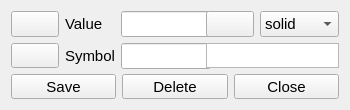
<?xml version="1.0" encoding="UTF-8"?>
<ui version="4.0">
 <class>AspDialog</class>
 <widget class="QDialog" name="AspDialog">
  <property name="geometry">
   <rect>
    <x>0</x>
    <y>0</y>
    <width>350</width>
    <height>110</height>
   </rect>
  </property>
  <property name="minimumSize">
   <size>
    <width>350</width>
    <height>110</height>
   </size>
  </property>
  <property name="maximumSize">
   <size>
    <width>350</width>
    <height>110</height>
   </size>
  </property>
  <property name="font">
   <font>
    <pointsize>11</pointsize>
   </font>
  </property>
  <property name="windowTitle">
   <string/>
  </property>
  <property name="locale">
   <locale language="English" country="UnitedStates"/>
  </property>
  <layout class="QGridLayout" name="gridLayout">
   <item row="0" column="0">
    <widget class="QPushButton" name="resetButton">
     <property name="sizePolicy">
      <sizepolicy hsizetype="Fixed" vsizetype="Fixed">
       <horstretch>0</horstretch>
       <verstretch>0</verstretch>
      </sizepolicy>
     </property>
     <property name="focusPolicy">
      <enum>Qt::NoFocus</enum>
     </property>
     <property name="toolTip">
      <string>&lt;html&gt;&lt;head/&gt;&lt;body&gt;&lt;p&gt;Reset&lt;/p&gt;&lt;/body&gt;&lt;/html&gt;</string>
     </property>
     <property name="text">
      <string/>
     </property>
     <property name="icon">
      <iconset resource="../resource.qrc">
       <normaloff>:/24x24/redo.png</normaloff>:/24x24/redo.png</iconset>
     </property>
     <property name="iconSize">
      <size>
       <width>18</width>
       <height>18</height>
      </size>
     </property>
    </widget>
   </item>
   <item row="0" column="1">
    <widget class="QLabel" name="aspLabel">
     <property name="minimumSize">
      <size>
       <width>0</width>
       <height>0</height>
      </size>
     </property>
     <property name="text">
      <string>Value</string>
     </property>
    </widget>
   </item>
   <item row="0" column="2">
    <widget class="QLineEdit" name="aspEdit">
     <property name="sizePolicy">
      <sizepolicy hsizetype="Fixed" vsizetype="Fixed">
       <horstretch>0</horstretch>
       <verstretch>0</verstretch>
      </sizepolicy>
     </property>
     <property name="minimumSize">
      <size>
       <width>90</width>
       <height>26</height>
      </size>
     </property>
     <property name="maximumSize">
      <size>
       <width>90</width>
       <height>26</height>
      </size>
     </property>
     <property name="inputMask">
      <string/>
     </property>
     <property name="text">
      <string/>
     </property>
     <property name="alignment">
      <set>Qt::AlignCenter</set>
     </property>
     <property name="clearButtonEnabled">
      <bool>false</bool>
     </property>
    </widget>
   </item>
   <item row="0" column="3">
    <widget class="QPushButton" name="colorButton">
     <property name="sizePolicy">
      <sizepolicy hsizetype="Fixed" vsizetype="Fixed">
       <horstretch>0</horstretch>
       <verstretch>0</verstretch>
      </sizepolicy>
     </property>
     <property name="focusPolicy">
      <enum>Qt::NoFocus</enum>
     </property>
     <property name="toolTip">
      <string>&lt;html&gt;&lt;head/&gt;&lt;body&gt;&lt;p&gt;Select сolor...&lt;/p&gt;&lt;/body&gt;&lt;/html&gt;</string>
     </property>
     <property name="text">
      <string/>
     </property>
     <property name="icon">
      <iconset resource="../resource.qrc">
       <normaloff>:/24x24/diagram.png</normaloff>:/24x24/diagram.png</iconset>
     </property>
     <property name="iconSize">
      <size>
       <width>18</width>
       <height>18</height>
      </size>
     </property>
    </widget>
   </item>
   <item row="0" column="4">
    <widget class="QComboBox" name="dashBox">
     <property name="sizePolicy">
      <sizepolicy hsizetype="Expanding" vsizetype="Fixed">
       <horstretch>0</horstretch>
       <verstretch>0</verstretch>
      </sizepolicy>
     </property>
     <item>
      <property name="text">
       <string>solid</string>
      </property>
     </item>
     <item>
      <property name="text">
       <string>dash large</string>
      </property>
     </item>
     <item>
      <property name="text">
       <string>dash small</string>
      </property>
     </item>
     <item>
      <property name="text">
       <string>dash dot</string>
      </property>
     </item>
    </widget>
   </item>
   <item row="1" column="0">
    <widget class="QPushButton" name="fontButton">
     <property name="sizePolicy">
      <sizepolicy hsizetype="Fixed" vsizetype="Fixed">
       <horstretch>0</horstretch>
       <verstretch>0</verstretch>
      </sizepolicy>
     </property>
     <property name="focusPolicy">
      <enum>Qt::NoFocus</enum>
     </property>
     <property name="toolTip">
      <string>&lt;html&gt;&lt;head/&gt;&lt;body&gt;&lt;p&gt;Change font&lt;/p&gt;&lt;/body&gt;&lt;/html&gt;</string>
     </property>
     <property name="text">
      <string/>
     </property>
     <property name="icon">
      <iconset resource="../resource.qrc">
       <normaloff>:/24x24/refresh.png</normaloff>:/24x24/refresh.png</iconset>
     </property>
     <property name="iconSize">
      <size>
       <width>18</width>
       <height>18</height>
      </size>
     </property>
    </widget>
   </item>
   <item row="1" column="1">
    <widget class="QLabel" name="symLabel">
     <property name="text">
      <string>Symbol</string>
     </property>
    </widget>
   </item>
   <item row="1" column="2">
    <widget class="QLineEdit" name="symEdit">
     <property name="sizePolicy">
      <sizepolicy hsizetype="Fixed" vsizetype="Fixed">
       <horstretch>0</horstretch>
       <verstretch>0</verstretch>
      </sizepolicy>
     </property>
     <property name="minimumSize">
      <size>
       <width>90</width>
       <height>26</height>
      </size>
     </property>
     <property name="maximumSize">
      <size>
       <width>90</width>
       <height>26</height>
      </size>
     </property>
     <property name="font">
      <font>
       <family>HamburgSymbols</family>
       <pointsize>11</pointsize>
      </font>
     </property>
     <property name="text">
      <string/>
     </property>
     <property name="maxLength">
      <number>4</number>
     </property>
     <property name="alignment">
      <set>Qt::AlignCenter</set>
     </property>
    </widget>
   </item>
   <item row="1" column="3" colspan="2">
    <widget class="QGraphicsView" name="styleView">
     <property name="sizePolicy">
      <sizepolicy hsizetype="Preferred" vsizetype="Fixed">
       <horstretch>0</horstretch>
       <verstretch>0</verstretch>
      </sizepolicy>
     </property>
     <property name="maximumSize">
      <size>
       <width>16777215</width>
       <height>26</height>
      </size>
     </property>
     <property name="focusPolicy">
      <enum>Qt::NoFocus</enum>
     </property>
     <property name="frameShape">
      <enum>QFrame::StyledPanel</enum>
     </property>
     <property name="verticalScrollBarPolicy">
      <enum>Qt::ScrollBarAlwaysOff</enum>
     </property>
     <property name="horizontalScrollBarPolicy">
      <enum>Qt::ScrollBarAlwaysOff</enum>
     </property>
    </widget>
   </item>
   <item row="2" column="0" colspan="5">
    <layout class="QHBoxLayout" name="hBox">
     <item>
      <widget class="QPushButton" name="saveButton">
       <property name="sizePolicy">
        <sizepolicy hsizetype="Preferred" vsizetype="Fixed">
         <horstretch>0</horstretch>
         <verstretch>0</verstretch>
        </sizepolicy>
       </property>
       <property name="focusPolicy">
        <enum>Qt::NoFocus</enum>
       </property>
       <property name="text">
        <string>Save</string>
       </property>
      </widget>
     </item>
     <item>
      <widget class="QPushButton" name="deleteButton">
       <property name="sizePolicy">
        <sizepolicy hsizetype="Preferred" vsizetype="Fixed">
         <horstretch>0</horstretch>
         <verstretch>0</verstretch>
        </sizepolicy>
       </property>
       <property name="focusPolicy">
        <enum>Qt::NoFocus</enum>
       </property>
       <property name="text">
        <string>Delete</string>
       </property>
      </widget>
     </item>
     <item>
      <widget class="QPushButton" name="closeButton">
       <property name="sizePolicy">
        <sizepolicy hsizetype="Preferred" vsizetype="Fixed">
         <horstretch>0</horstretch>
         <verstretch>0</verstretch>
        </sizepolicy>
       </property>
       <property name="focusPolicy">
        <enum>Qt::NoFocus</enum>
       </property>
       <property name="text">
        <string>Close</string>
       </property>
      </widget>
     </item>
    </layout>
   </item>
  </layout>
 </widget>
 <tabstops>
  <tabstop>aspEdit</tabstop>
  <tabstop>symEdit</tabstop>
  <tabstop>dashBox</tabstop>
 </tabstops>
 <resources>
  <include location="../resource.qrc"/>
 </resources>
 <connections/>
</ui>
